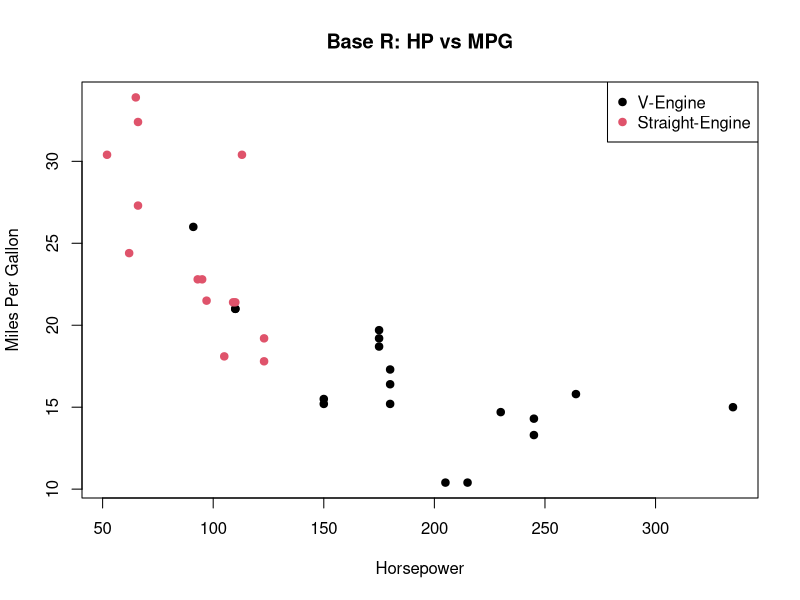
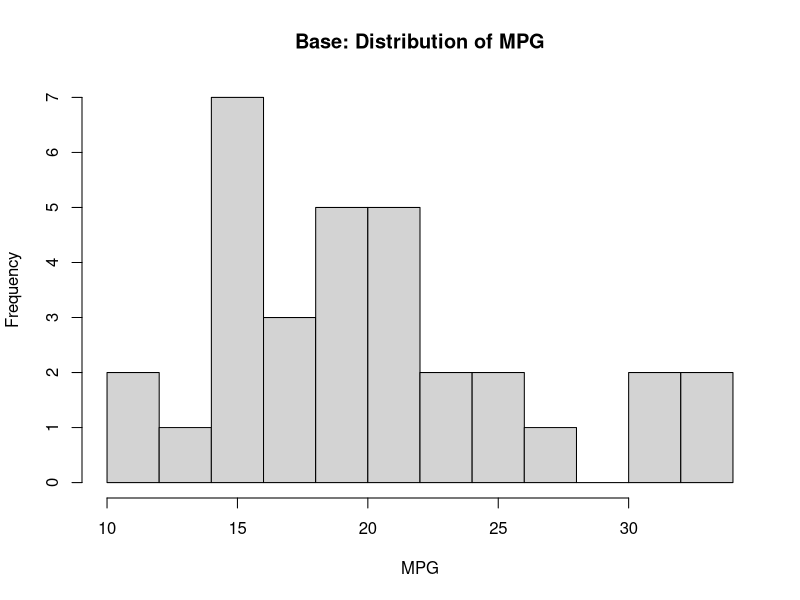
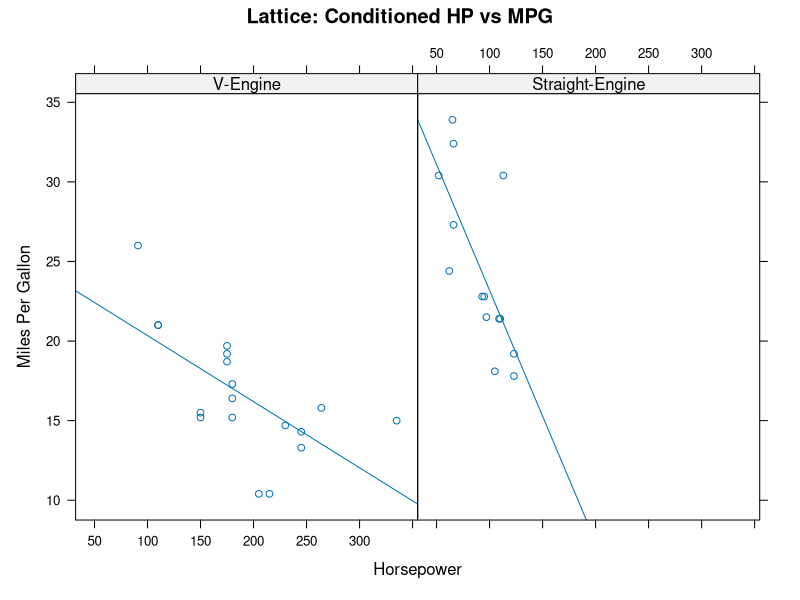
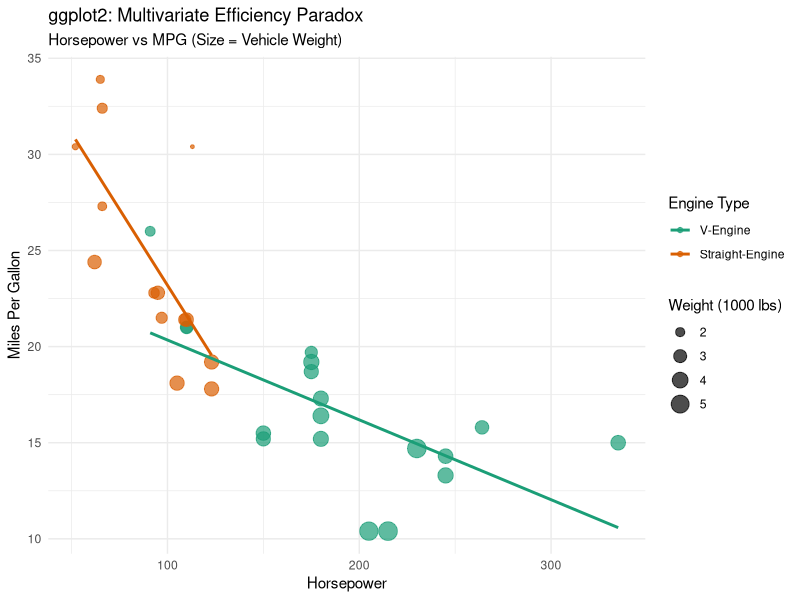

Generate these figures, in order, with R:
## ---- chunk 1
#install.packages("lattice")
#install.packages("ggplot2")

library(lattice)
library(ggplot2)

## ---- chunk 2
# Load Dataset
data(mtcars)
# Ensure legends and facets show "V-Engine" instead of "0" across ALL plots.
mtcars$vs <- factor(mtcars$vs, labels = c("V-Engine", "Straight-Engine"))
## ---- chunk 3
#1. BASE R:
# Low control, high speed. The "Quick Audit."
plot(mtcars$hp, mtcars$mpg, 
     col = mtcars$vs, pch = 19,
     main = "Base R: HP vs MPG",
     xlab = "Horsepower", ylab = "Miles Per Gallon")
legend("topright", legend = levels(mtcars$vs), col = 1:2, pch = 19)

hist(mtcars$mpg, breaks = 10, col = "lightgray", 
     main = "Base: Distribution of MPG", xlab = "MPG")

#2.  LATTICE:
# Strength: Trellis graphics and small multiples. 
xyplot(mpg ~ hp | vs, data = mtcars,
       main = "Lattice: Conditioned HP vs MPG",
       type = c("p", "r"), # Points and Regression line
       xlab = "Horsepower", ylab = "Miles Per Gallon")


#3.  GGPLOT2:
ggplot(mtcars, aes(x = hp, y = mpg, color = vs)) +
  # Map 'size' ONLY to points to prevent geom_smooth from dropping it
  geom_point(aes(size = wt), alpha = 0.7) +
  # Use linewidth=1 to fix the deprecation warning
  geom_smooth(method = "lm", se = FALSE, linewidth = 1) +
  scale_color_brewer(palette = "Dark2") +
  labs(title = "ggplot2: Multivariate Efficiency Paradox",
       subtitle = "Horsepower vs MPG (Size = Vehicle Weight)",
       x = "Horsepower", y = "Miles Per Gallon",
       size = "Weight (1000 lbs)", color = "Engine Type") +
  theme_minimal()
